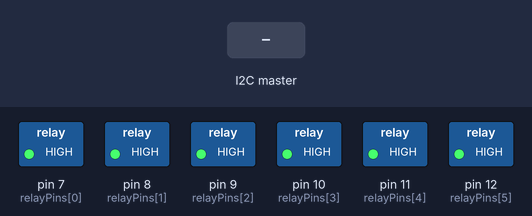
Recording of a program running on a simulated Arduino Leonardo, built with avr-gcc and run on an emulated ATmega32U4. On the bench: switched loads named in the program (green lamp = pin HIGH). The test bench sets the inputs (shaded band). EEPROM starts erased.

Above: at 1.2 s.
1.3 s: the I2C master sends the byte 1
At 2.5 s:
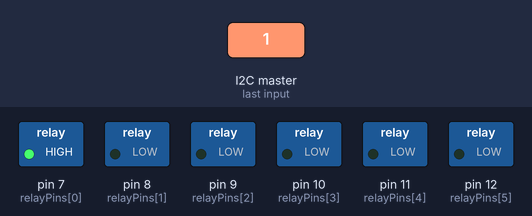
2.8 s: the I2C master sends the byte 0
At 3.8 s:
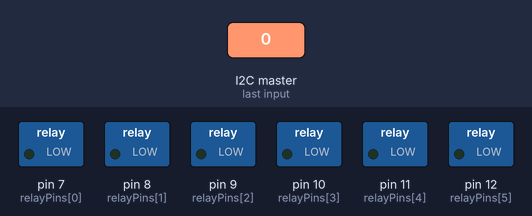
4.3 s: the I2C master sends the byte 2
At 4.9 s:
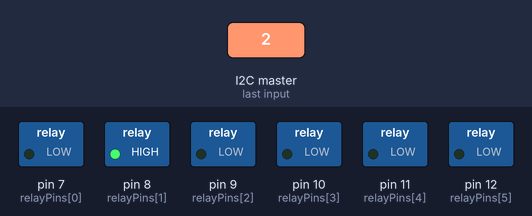
5.8 s: the I2C master sends the byte 90
At 6.1 s:
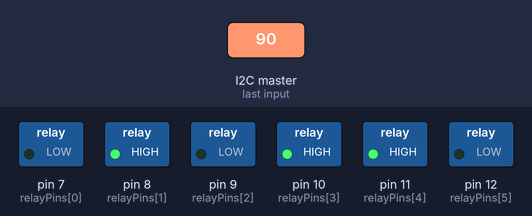
7.3 s: the I2C master sends the byte 200
At 8.5 s:
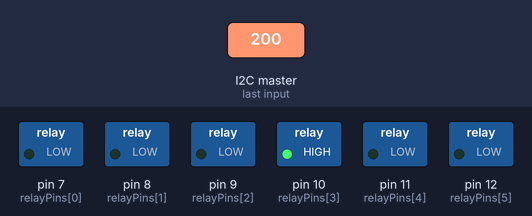
Timing chart, 0 to 9.8 s (numbered marks = the images above; inputs shaded):
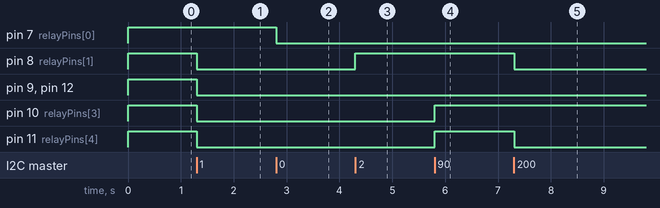

The program:

main.cpp
```cpp
#include <Arduino.h>
#include <Wire.h>
#include <EEPROM.h>

#define I2C_ADDR 0x28

#define NUM_PORTS 6

bool pendingSave = false;
bool portStatus[NUM_PORTS] = { false, false, false, false, false, false };
int relayPins[NUM_PORTS] = {7, 8, 9, 10, 11, 12};

int digitalReadOutputPin(uint8_t pin)
{
  uint8_t bit = digitalPinToBitMask(pin);
  uint8_t port = digitalPinToPort(pin);
  if (port == NOT_A_PIN)
    return LOW;

  return (*portOutputRegister(port) & bit) ? HIGH : LOW;
}

void setPorts() {
  for (int i = 0; i < NUM_PORTS; i++) {
    digitalWrite(relayPins[i], portStatus[i]?HIGH:LOW);
    // Serial.print("Set port ");
    // Serial.print(i);
    // Serial.print(" (pin ");
    // Serial.print(relayPins[i]);
    // Serial.print(") to ");
    // Serial.println(portStatus[i]?"ON":"OFF");
  }
}

bool byte2portStatus(byte b) {
  bool change = false;
  for (int i = 0; i < NUM_PORTS; i++) {
    bool on = (((1<<i) & b) != 0);
    if (portStatus[i] != on) {
      change = true;
    }
    portStatus[i] = on;
  }
  return change;
}

byte portStatus2Byte() {
  byte b = 0;
  for (int i = 0; i < NUM_PORTS; i++) {
    b = b | (1<<i);
  }
  return b;
}

void receiveEvent(int howMany)
{
  int x = Wire.read();
  if (x < 0) { return; }
  byte b = (byte)x;
  if (byte2portStatus(b)) {
    pendingSave = true;
  }
}
void requestEvent() {
  Wire.write(portStatus2Byte());
}
void saveState() {
  byte b = portStatus2Byte();
  EEPROM.update(0, b);
}

void loadState() {
  byte b = EEPROM.read(0);
  byte2portStatus(b);
  setPorts();
}
void setup() {
  Serial.begin(9600);
  EEPROM.begin();
  for (int i = 0; i < NUM_PORTS; i++) {
    pinMode(relayPins[i], OUTPUT);
    digitalWrite(relayPins[i], LOW);
  }
  loadState();
  setPorts();
  Wire.begin(I2C_ADDR);
  Wire.onReceive(receiveEvent);
  Wire.onRequest(requestEvent);
}

void loop() {
  delay(100);
  // int r = Serial.read();
  // if (r > 0) {
  //   portStatus[0] = !portStatus[0];
  // }
  setPorts();
  if (pendingSave) {
    saveState();
    pendingSave = false;
  }
}
```

Measured:
- after the input at 1.3 s, pin 8 (relayPins[1]), pin 9 (relayPins[2]), pin 10 (relayPins[3]), pin 11 (relayPins[4]), pin 12 (relayPins[5]): HIGH → LOW at once
- after the input at 2.8 s, pin 7 (relayPins[0]): HIGH → LOW at once
- after the input at 4.3 s, pin 8 (relayPins[1]): LOW → HIGH at once
- after the input at 5.8 s, pin 10 (relayPins[3]), pin 11 (relayPins[4]): LOW → HIGH at once
- after the input at 7.3 s, pin 8 (relayPins[1]), pin 11 (relayPins[4]): HIGH → LOW at once
